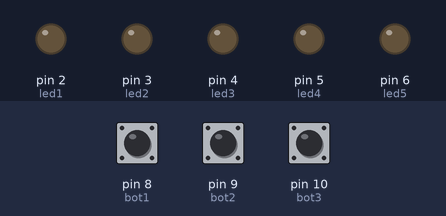
A sketch run on a simulated Arduino Uno, built with avr-gcc and run on an emulated ATmega328P. On the bench: output pins drawn as LEDs (lit = HIGH). The test bench sets the inputs (shaded band); at power-on: pin 8 (bot1) LOW, pin 9 (bot2) LOW, pin 10 (bot3) LOW.

Above: at 1.2 s.
1.3 s: pin 8 (bot1) pulled HIGH for 0.15 s
At 2.3 s:
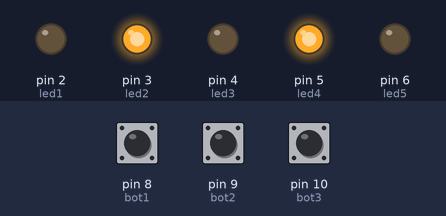
2.9 s: pin 9 (bot2) pulled HIGH for 0.15 s
At 3.5 s:
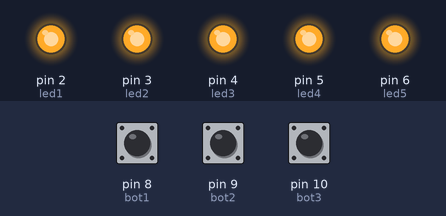
4.5 s: pin 10 (bot3) pulled HIGH for 0.15 s
At 4.8 s:
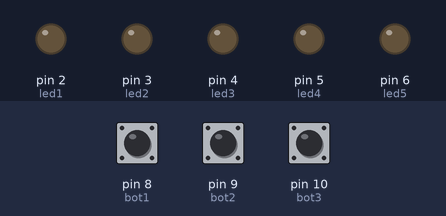
6.1 s: pin 9 (bot2) pulled HIGH for 1 s
At 7.2 s:
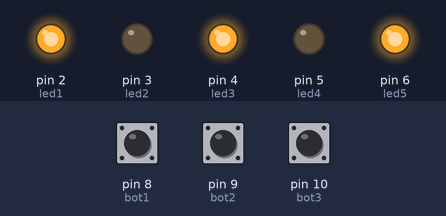
8.6 s: pin 8 (bot1) pulled HIGH for 1 s
At 9.1 s:
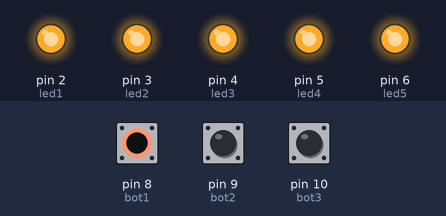
11.1 s: pin 8 (bot1) driven HIGH and pin 10 (bot3) driven HIGH
At 12.4 s:
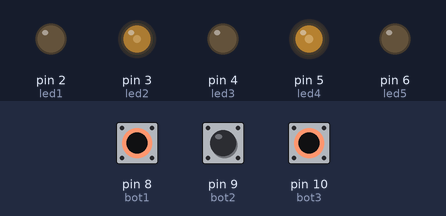
Timing chart, 0 to 13.6 s (numbered marks = the images above; inputs shaded):
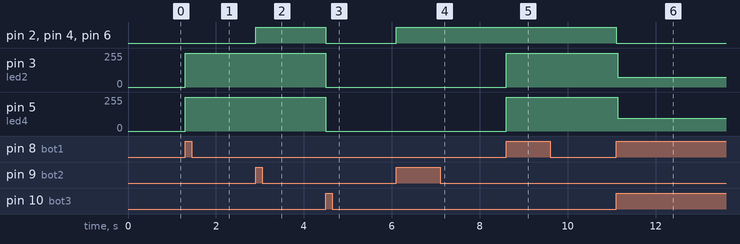

The sketch:

codigo.ino
```cpp
const int led1 = 2;
const int led2 = 3;
const int led3 = 4;
const int led4 = 5;
const int led5 = 6;

const int bot1 = 8;
const int bot2 = 9;
const int bot3 = 10;

 void setup()
 {
   pinMode(led1, OUTPUT);
   pinMode(led2, OUTPUT);
   pinMode(led3, OUTPUT);
   pinMode(led4, OUTPUT);
   pinMode(led5, OUTPUT);

   pinMode(bot1, INPUT);
   pinMode(bot2, INPUT);
   pinMode(bot3, INPUT);
 }

 int var1;
 int var2;
 int var3;

 void loop()
 {
   var1 = digitalRead(bot1);
   var2 = digitalRead(bot2);
   var3 = digitalRead(bot3);

   if(var1){
    acendePar();
   }
   if(var2){
    acendeImpar();
   }
   if(var3){
    apagarTudo();
   }
 }

void acendeTudo(){
   digitalWrite(led1, HIGH);
   digitalWrite(led2, HIGH);
   digitalWrite(led3, HIGH);
   digitalWrite(led4, HIGH);
   digitalWrite(led5, HIGH);
}

void acendePar(){
   digitalWrite(led2, HIGH);
   digitalWrite(led4, HIGH);
}

void acendeImpar(){
   digitalWrite(led1, HIGH);
   digitalWrite(led3, HIGH);
   digitalWrite(led5, HIGH);
}

void apagarTudo(){
   digitalWrite(led1, LOW);
   digitalWrite(led2, LOW);
   digitalWrite(led3, LOW);
   digitalWrite(led4, LOW);
   digitalWrite(led5, LOW);
}
```

Measured:
- after the input at 1.3 s, pin 3 (led2), pin 5 (led4): 0/255 → 255/255 at once
- after the input at 2.9 s, pin 2 (led1), pin 4 (led3), pin 6 (led5): LOW → HIGH at once
- after the input at 4.5 s, pin 2 (led1), pin 4 (led3), pin 6 (led5): HIGH → LOW at once; pin 3 (led2), pin 5 (led4): 255/255 → 0/255 at once
- after the input at 6.1 s, pin 2 (led1), pin 4 (led3), pin 6 (led5): LOW → HIGH at once
- after the input at 8.6 s, pin 3 (led2), pin 5 (led4): 0/255 → 255/255 at once
- after the input at 11.1 s, pin 2 (led1), pin 4 (led3), pin 6 (led5): HIGH → LOW at once; pin 3 (led2): 255/255 → 74/255 at once; pin 5 (led4): 255/255 → 95/255 at once
